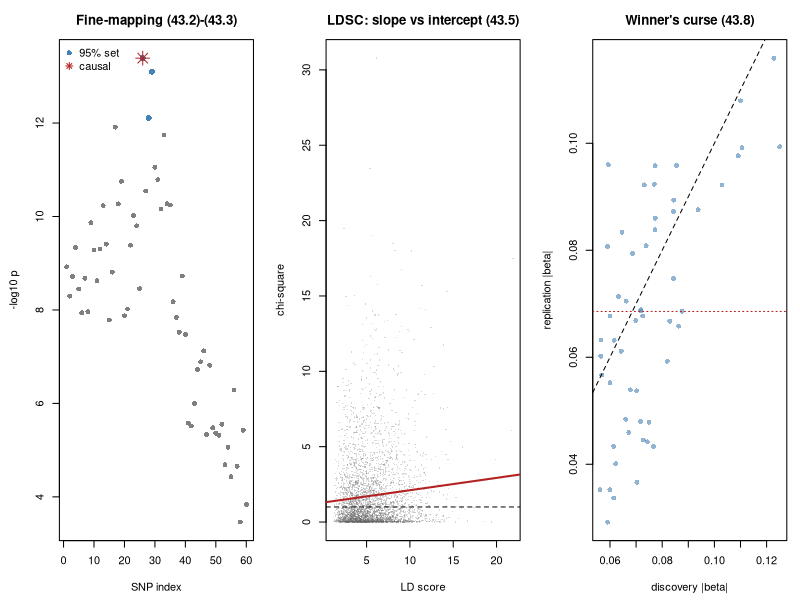

This chart was generated by the following R code:
#' ---
#' title: "Applied 43 - Fine-mapping, colocalisation, and heritability"
#' output: html_document
#' ---
#'
#' **Curriculum link:** `stats.md` -> Topic 43, equations (43.1)-(43.8)
#' **Core modules used:** 08, 32, 33, 24
#'
#' ## Dataset card
#'
#' | | |
#' |---|---|
#' | **Real analogue** | A GWAS locus taken forward: fine-mapping, eQTL colocalisation, LDSC, MR |
#' | **Key threats** | LD, the single-causal assumption, confounding vs polygenicity, invalid instruments, winner's curse |
#' | **Here** | Simulated genotypes with realistic LD and a known causal variant |
#'
#' ## What module 34 left unfinished
#'
#' Module 24 found associated loci and stopped. This module does the four
#' things that come next, and each one rests on an assumption worth stating
#' out loud.

#+ setup, message = FALSE
MODULE_NAME <- "43_advanced_statistical_genetics"
OUT <- file.path(Sys.getenv("STATS_OUT", unset = "results"), MODULE_NAME)
dir.create(OUT, recursive = TRUE, showWarnings = FALSE)
header <- function(txt) cat("\n", strrep("=", 72), "\n", txt, "\n",
                            strrep("=", 72), "\n", sep = "")
set.seed(43)

#' ## 1. A locus with linkage disequilibrium

#+ locus
header("1. Simulating a locus with realistic linkage disequilibrium")
#' An AR(1) LD structure: correlation decays with distance along the locus.
simulate_locus <- function(n = 6000, n_snp = 60, causal = 26, beta = 0.16,
                           rho = 0.99, seed = 0) {
  set.seed(seed)
  idx <- seq_len(n_snp)
  Sigma <- rho^abs(outer(idx, idx, "-"))
  L <- chol(Sigma + 1e-8 * diag(n_snp))
  liab <- matrix(rnorm(n * n_snp), n) %*% L
  maf <- runif(n_snp, 0.15, 0.45)
  G <- sweep(liab, 2, qnorm(1 - maf), ">") +
    sweep(liab, 2, qnorm(1 - maf / 3), ">")
  G <- matrix(as.numeric(G), n)
  list(G = G, y = beta * G[, causal] + rnorm(n), causal = causal,
       Sigma = Sigma)
}
Lo <- simulate_locus(seed = 1)
G <- Lo$G; y <- Lo$y; CAUSAL <- Lo$causal; Sigma <- Lo$Sigma
n <- nrow(G); n_snp <- ncol(G)
#' Marginal scan: one simple regression per SNP, as a GWAS does.
scan_locus <- function(G, y) {
  res <- t(apply(G, 2, function(g) summary(lm(y ~ g))$coefficients[2, c(1, 2, 4)]))
  list(b = res[, 1], s = res[, 2], p = res[, 3])
}
S1 <- scan_locus(G, y)
beta_hat <- S1$b; se_hat <- S1$s; p_hat <- S1$p
lead <- which.min(p_hat)
cat(sprintf("  %d individuals, %d SNPs, causal variant at index %d\n", n,
            n_snp, CAUSAL))
cat(sprintf("  lead SNP (smallest p) is index %d, p = %.2e\n", lead,
            p_hat[lead]))
cat(sprintf("  correlation between lead and causal: r = %.3f\n",
            Sigma[lead, CAUSAL]))
cat(sprintf("  SNPs with p < 5e-8: %d\n", sum(p_hat < 5e-8)))
cat("\n  The whole LD block clears genome-wide significance, so the locus is
  unambiguous but the VARIANT is not. Whether the lead SNP happens to be the
  causal one is partly luck, which a single dataset cannot show you. Section 2
  repeats the experiment to measure it.\n")

#' ## 2. Fine-mapping, eq. (43.1)-(43.3)
#'
#' $$\text{ABF}_j=\sqrt{1-r}\,\exp\!\left(\frac{z_j^2 r}{2}\right),\quad
#'   r=\frac{W}{se_j^2+W} \qquad (43.1)$$
#' $$\text{PIP}_j=\text{ABF}_j/\textstyle\sum_k \text{ABF}_k \qquad (43.2)$$

#+ finemap
header("2. Approximate Bayes factors and credible sets (43.1)-(43.3)")
#' Wakefield's ABF. W is the prior variance of the effect.
abf <- function(beta, se, W = 0.04) {
  z2 <- (beta / se)^2
  r_ <- W / (se^2 + W)
  sqrt(1 - r_) * exp(z2 * r_ / 2)
}
#' Eq. (43.3): smallest set whose PIPs sum to `level`.
credible_set <- function(pip, level = 0.95) {
  o <- order(pip, decreasing = TRUE)
  k <- which(cumsum(pip[o]) >= level)[1]
  o[seq_len(k)]
}
bf <- abf(beta_hat, se_hat)
pip <- bf / sum(bf)                                   # eq. (43.2)
cs <- credible_set(pip)
cat(sprintf("  %-7s%11s%13s%13s\n", "SNP", "p", "PIP (43.2)", "in 95% set"))
for (j in order(pip, decreasing = TRUE)[1:6])
  cat(sprintf("  %-7d%11.2e%13.3f%13s\n", j, p_hat[j], pip[j],
              if (j %in% cs) "yes" else "no"))
cat(sprintf("\n  95%% credible set: %d variants, %s the causal variant\n",
            length(cs), if (CAUSAL %in% cs) "contains" else "MISSES"))
cat(sprintf("  PIP of the true causal variant: %.3f\n", pip[CAUSAL]))
cat(sprintf("  PIP of the lead SNP: %.3f\n", pip[lead]))
cat("\n  Now repeat the whole experiment 20 times, which is the only way to
  see how often the lead SNP is the right one:\n\n")
sizes <- pips <- numeric(20); hits <- leadok <- 0
for (i in 1:20) {
  Li <- simulate_locus(seed = 400 + i)
  Si <- scan_locus(Li$G, Li$y)
  pp <- abf(Si$b, Si$s); pp <- pp / sum(pp)
  cs_ <- credible_set(pp)
  sizes[i] <- length(cs_); pips[i] <- pp[Li$causal]
  hits <- hits + (Li$causal %in% cs_)
  leadok <- leadok + (which.min(Si$p) == Li$causal)
}
cat(sprintf("  %-40s%12.1f\n", "mean 95% credible set size", mean(sizes)))
cat(sprintf("  %-40s%11.0f%%\n", "set contains the causal variant",
            100 * hits / 20))
cat(sprintf("  %-40s%11.0f%%\n", "LEAD SNP is the causal variant",
            100 * leadok / 20))
cat(sprintf("  %-40s%12.3f\n", "mean PIP of the causal variant", mean(pips)))
cat("\n  The set nearly always contains the causal variant, and the lead SNP
  is it only some of the time. Reporting a short set is therefore honest in a
  way that naming the top hit is not.\n")

#' ### 2b. The harder, and more common, case: the causal variant is untyped
#'
#' Arrays genotype a subset of variants, so the true causal one is frequently
#' absent and represented only by proxies in LD with it.

#+ untyped
header("2b. When the causal variant is not on the array")
sizes2 <- numeric(20)
for (i in 1:20) {
  Li <- simulate_locus(seed = 400 + i)
  keep <- setdiff(seq_len(ncol(Li$G)), Li$causal)     # drop the causal SNP
  Si <- scan_locus(Li$G[, keep], Li$y)
  pp <- abf(Si$b, Si$s); pp <- pp / sum(pp)
  sizes2[i] <- length(credible_set(pp))
}
cat(sprintf("  %-40s%12.1f\n", "mean set size, causal variant TYPED",
            mean(sizes)))
cat(sprintf("  %-40s%12.1f\n", "mean set size, causal variant UNTYPED",
            mean(sizes2)))
cat("\n  With the causal variant absent, the credible set roughly doubles and
  its posterior probability is spread over proxies, none of which is the
  answer. The method cannot tell you this has happened: it reports a set with
  the usual 95% label, and every variant in it is innocent.

  That is the honest reading of a credible set. It is a statement about which
  TYPED variants are compatible with the data, not a guarantee that the causal
  variant is among them.

  Note the assumption behind all of it. Eqs. (43.1)-(43.3) assume EXACTLY ONE
  causal variant in the locus. If two variants act independently, the
  single-causal PIPs are wrong, and methods such as SuSiE that allow several
  are needed. Problem 2 breaks exactly this assumption.\n")

#' ## 3. Colocalisation, eq. (43.4)

#+ coloc
header("3. Do two traits share a causal variant? (43.4)")
#' Posterior over the five hypotheses, eq. (43.4).
coloc <- function(b1, s1, b2, s2, p1 = 1e-4, p2 = 1e-4, p12 = 1e-5) {
  a1 <- abf(b1, s1); a2 <- abf(b2, s2)
  H1 <- p1 * sum(a1)
  H2 <- p2 * sum(a2)
  H3 <- p1 * p2 * (sum(a1) * sum(a2) - sum(a1 * a2))
  H4 <- p12 * sum(a1 * a2)
  v <- c(1, H1, H2, H3, H4)
  v / sum(v)
}
set.seed(4301)
y2_shared <- 0.14 * G[, CAUSAL] + rnorm(n)      # shares the causal variant
other <- CAUSAL + 12
y3_distinct <- 0.14 * G[, other] + rnorm(n)     # different variant, same block
for (z in list(list("shares the causal variant", y2_shared),
               list("different variant, same block", y3_distinct))) {
  S2 <- scan_locus(G, z[[2]])
  post <- coloc(beta_hat, se_hat, S2$b, S2$s)
  cat(sprintf("  %s\n", z[[1]]))
  cat(sprintf("    P(H0 none)=%.3f  P(H1 trait1 only)=%.3f  P(H2 trait2 only)=%.3f\n",
              post[1], post[2], post[3]))
  cat(sprintf("    P(H3 distinct variants)=%.3f  P(H4 SHARED variant)=%.3f\n\n",
              post[4], post[5]))
}
cat("  H4 is high when the traits genuinely share a variant and H3 takes over
  when they do not, which is the intended behaviour.

  The practical hazard is that strong LD makes H3 and H4 hard to separate, and
  a modest posterior for H3 is frequently reported as if it supported sharing.
  Read all five numbers, and treat colocalisation as evidence about a LOCUS,
  not proof of a mechanism.\n")

#' ## 4. Polygenicity or confounding? LDSC, eq. (43.5)-(43.6)
#'
#' $$\mathbb{E}[\chi^2_j]=\frac{N h^2}{M}\ell_j+1+Na \qquad (43.5)$$
#' $$\hat h^2=\hat b_{slope}\,M/N \qquad (43.6)$$

#+ ldsc
header("4. LD score regression separates the two causes of inflation (43.5)")
#' M is the number of causal variants GENOME-WIDE, not the number we simulate.
#' Using the simulated count here is a common slip and inflates chi-squares by
#' orders of magnitude.
M_GENOME <- 1e6
N <- 200000
ldsc_sim <- function(n = N, n_snp = 4000, h2 = 0.35, confound = 0, seed = 0) {
  set.seed(seed)
  ld <- rgamma(n_snp, 3.0, scale = 1.5) + 1.0   # how many variants each tags
  expected <- n * h2 / M_GENOME * ld + 1.0 + confound
  list(chi2 = expected * rchisq(n_snp, 1), ld = ld)
}
cat("  averaged over 30 replicate GWAS, N = 200,000\n\n")
cat(sprintf("  %-34s%11s%12s%11s%11s\n", "scenario", "lambda_GC",
            "LDSC slope", "h2 (43.6)", "intercept"))
for (z in list(list("no signal, no confounding", 0.0, 0.0),
               list("polygenic, no confounding", 0.35, 0.0),
               list("no signal, stratification", 0.0, 0.35),
               list("polygenic AND stratified", 0.35, 0.35))) {
  acc <- t(sapply(1:30, function(i) {
    L2 <- ldsc_sim(h2 = z[[2]], confound = z[[3]], seed = 3000 + i)
    cf <- coef(lm(L2$chi2 ~ L2$ld))
    c(median(L2$chi2) / qchisq(0.5, 1), cf[2], cf[2] * M_GENOME / N, cf[1])
  }))
  m <- colMeans(acc)
  cat(sprintf("  %-34s%11.3f%12.5f%11.3f%11.3f\n", z[[1]], m[1], m[2], m[3],
              m[4]))                                     # eq. (43.6)
}
cat(sprintf("\n  true h2 is 0.35 in the polygenic rows; the true intercept is
  1.00 without stratification and 1.35 with it.\n"))
cat("\n  Read the lambda column first: it is elevated in BOTH the polygenic
  row and the stratified row, and cannot tell them apart. That is the
  limitation Module 24 flagged and could not resolve.

  The LDSC columns resolve it. The SLOPE responds to heritability, because
  real polygenic signal accumulates in proportion to how many variants a SNP
  tags. The INTERCEPT responds to confounding, which inflates every SNP
  equally regardless of its LD score.

  So an intercept near 1 with a large slope is a genuinely polygenic trait; an
  intercept well above 1 is a warning about population structure or cryptic
  relatedness, whatever lambda says.\n")

#' ## 5. Mendelian randomisation with invalid instruments, eq. (43.7)

#+ mr
header("5. IVW, Egger, weighted median and mode (43.7)")
mr_estimators <- function(bx, sx, by, sy) {
  w <- 1 / sy^2
  ivw <- sum(w * bx * by) / sum(w * bx^2)                    # eq. (24.9)
  eg <- coef(lm(by ~ bx, weights = w))      # MR-Egger: WITH an intercept
  ratio <- by / bx                          # per-instrument ratio estimates
  rw <- bx^2 / sy^2
  o <- order(ratio)
  cw <- cumsum(rw[o]) / sum(rw)
  med <- ratio[o][which(cw >= 0.5)[1]]
  grid <- seq(min(ratio), max(ratio), length.out = 512)
  dens <- rowSums(exp(-0.5 * (outer(grid, ratio, "-") / 0.08)^2))
  c(ivw = ivw, egger = eg[2], egger_int = eg[1], median = med,
    mode = grid[which.max(dens)])
}
TRUE_CAUSAL <- 0.30
cat(sprintf("  true causal effect = %.2f\n\n", TRUE_CAUSAL))
cat(sprintf("  %-32s%9s%9s%11s%10s%9s\n", "instruments", "IVW", "Egger",
            "Egger int", "W median", "mode"))
for (z in list(list("all valid", 0, 0.0),
               list("30% invalid, balanced", 9, 0.0),
               list("30% invalid, directional", 9, 0.18))) {
  set.seed(64)
  K <- 30
  bx <- runif(K, 0.10, 0.28)                # instrument-exposure effects
  sx <- rep(0.012, K)
  pleio <- rep(0, K)
  if (z[[2]] > 0) {
    who <- sample(K, z[[2]])
    pleio[who] <- rnorm(z[[2]], z[[3]], 0.12)
  }
  by <- TRUE_CAUSAL * bx + pleio + rnorm(K, 0, 0.012)
  m <- mr_estimators(bx, sx, by, rep(0.012, K))
  cat(sprintf("  %-32s%9.3f%9.3f%11.3f%10.3f%9.3f\n", z[[1]], m[1], m[2],
              m[3], m[4], m[5]))
}
cat("\n  With valid instruments everything agrees, which is the case where the
  choice does not matter.

  With BALANCED pleiotropy, IVW stays roughly unbiased because the invalid
  effects cancel. With DIRECTIONAL pleiotropy it is badly biased, and the
  Egger intercept moves away from zero, which is precisely what it is for.

  The estimators are ordered by the strength of what they assume: IVW needs
  every instrument valid, the weighted median needs over half the weight
  valid, and the mode needs only that the valid ones form the largest cluster.
  Weaker assumptions cost precision, so report all of them. Agreement is the
  evidence; a single estimator is a choice you have not justified.\n")

#' ## 6. Winner's curse, eq. (43.8)
#'
#' $$\mathbb{E}[\hat\beta\mid |\hat\beta/se|>c]>\beta \qquad (43.8)$$

#+ winners-curse
header("6. Effects estimated in the data that selected them (43.8)")
set.seed(71)
M_SNP <- 20000; N_DISC <- 8000
true_b <- rep(0, M_SNP)
causal_idx <- sample(M_SNP, 400)
true_b[causal_idx] <- rnorm(400, 0, 0.035)
se_d <- 1 / sqrt(N_DISC)
b_disc <- true_b + rnorm(M_SNP, 0, se_d)
b_rep <- true_b + rnorm(M_SNP, 0, se_d)        # independent replication
for (tz in c(4.0, 5.0, 5.45)) {
  sel <- abs(b_disc / se_d) > tz
  if (sum(sel) < 5) next
  cat(sprintf("  |z| > %.2f: %4d selected   discovery |b| = %.4f   replication |b| = %.4f   true |b| = %.4f\n",
              tz, sum(sel), mean(abs(b_disc[sel])), mean(abs(b_rep[sel])),
              mean(abs(true_b[sel]))))
}
cat("\n  The replication estimate is consistently smaller than the discovery
  estimate, and the truth is smaller still. Nothing failed to replicate: the
  discovery estimate was inflated by the act of selection (43.8).

  Two consequences worth carrying. Replication studies powered on the
  discovery effect size are systematically underpowered. And polygenic scores
  built with discovery weights over-fit, which is why PRS weights must be
  shrunk or re-estimated in independent data.\n")

#' ## 7. Figure

#+ figure, fig.width = 13, fig.height = 4.5
png(file.path(OUT, "statistical_genetics.png"), width = 1300, height = 450)
par(mfrow = c(1, 3), mar = c(4.5, 4.5, 3, 1))
plot(seq_len(n_snp), -log10(p_hat), pch = 16, col = "grey50",
     xlab = "SNP index", ylab = "-log10 p",
     main = "Fine-mapping (43.2)-(43.3)")
points(cs, -log10(p_hat[cs]), pch = 16, col = "steelblue", cex = 1.2)
points(CAUSAL, -log10(p_hat[CAUSAL]), pch = 8, col = "firebrick", cex = 2)
legend("topleft", c("95% set", "causal"), pch = c(16, 8), bty = "n",
       col = c("steelblue", "firebrick"))
L3 <- ldsc_sim(h2 = 0.35, confound = 0.35, seed = 9)
plot(L3$ld, L3$chi2, pch = 16, cex = 0.3, col = adjustcolor("grey40", 0.25),
     xlab = "LD score", ylab = "chi-square",
     main = "LDSC: slope vs intercept (43.5)")
abline(lm(L3$chi2 ~ L3$ld), col = "firebrick", lwd = 2)
abline(h = 1, lty = 2)
sel5 <- abs(b_disc / se_d) > 5.0
plot(abs(b_disc[sel5]), abs(b_rep[sel5]), pch = 16,
     col = adjustcolor("steelblue", 0.6), xlab = "discovery |beta|",
     ylab = "replication |beta|", main = "Winner's curse (43.8)")
abline(0, 1, lty = 2)
abline(h = mean(abs(b_rep[sel5])), col = "firebrick", lty = 3)
invisible(dev.off())
cat("\nFigure written to", file.path(OUT, "statistical_genetics.png"), "\n")

#' # PROBLEMS
#'
#' ### Problem 1: What makes a credible set small?
#'
#' Vary the LD strength and the sample size, and see which one shrinks the
#' credible set.

## ---- YOUR CODE HERE ----------------------------------------------------

## ---- SOLUTION (uncomment to check) -------------------------------------
# cat(sprintf("  %-9s%8s%11s%18s%16s%17s\n", "LD rho", "n", "set size",
#             "contains causal", "PIP of causal", "lead is causal"))
# for (rho in c(0.70, 0.92, 0.98)) {
#   for (n_ in c(3000, 12000)) {
#     sizes <- pips <- numeric(12); hits <- leadok <- 0
#     for (i in 1:12) {
#       Li <- simulate_locus(n = n_, rho = rho, seed = 300 + i)
#       Si <- scan_locus(Li$G, Li$y)
#       pp <- abf(Si$b, Si$s); pp <- pp / sum(pp)
#       cs_ <- credible_set(pp)
#       sizes[i] <- length(cs_); pips[i] <- pp[Li$causal]
#       hits <- hits + (Li$causal %in% cs_)
#       leadok <- leadok + (which.min(Si$p) == Li$causal)
#     }
#     cat(sprintf("  %-9.2f%8d%11.1f%17.0f%%%16.3f%16.0f%%\n", rho, n_,
#                 mean(sizes), 100 * hits / 12, mean(pips), 100 * leadok / 12))
#   }
# }
#
# ## Two levers, and they do different things. More SAMPLES sharpen the PIPs
# ## and shrink the set, because the association signal is estimated more
# ## precisely. Stronger LD widens the set, because more variants are
# ## statistically indistinguishable from the causal one no matter how much
# ## data you have.
# ##
# ## The last column is the point of the exercise: the lead SNP is frequently
# ## not the causal variant, and its being lead is partly luck. A credible set
# ## reports that honestly. This is why fine-mapping results are given as sets
# ## and why functional follow-up should target the set, not the top hit.

#' ### Problem 2: Break the single-causal-variant assumption
#'
#' Put TWO independent causal variants in the locus and see what the
#' single-causal fine-mapping does.

## ---- YOUR CODE HERE ----------------------------------------------------

## ---- SOLUTION (uncomment to check) -------------------------------------
# set.seed(88)
# idx <- 1:60
# Sg <- 0.92^abs(outer(idx, idx, "-"))
# L2 <- chol(Sg + 1e-8 * diag(60))
# for (z in list(list(30, "two causals, far apart (low LD)"),
#                list(6, "two causals, close (high LD)"))) {
#   c1 <- 15; c2 <- 15 + z[[1]]
#   hits1 <- hits2 <- 0; sizes <- numeric(12)
#   for (i in 1:12) {
#     liab <- matrix(rnorm(6000 * 60), 6000) %*% L2
#     Gx <- matrix(as.numeric(liab > qnorm(0.7)), 6000)
#     yx <- 0.16 * Gx[, c1] + 0.16 * Gx[, c2] + rnorm(6000)
#     Sx <- scan_locus(Gx, yx)
#     pp <- abf(Sx$b, Sx$s); pp <- pp / sum(pp)
#     cs_ <- credible_set(pp)
#     sizes[i] <- length(cs_)
#     hits1 <- hits1 + (c1 %in% cs_); hits2 <- hits2 + (c2 %in% cs_)
#   }
#   cat(sprintf("  %s\n", z[[2]]))
#   cat(sprintf("    mean set size %.1f, contains causal 1 %.0f%%, contains causal 2 %.0f%%\n",
#               mean(sizes), 100 * hits1 / 12, 100 * hits2 / 12))
# }
#
# ## When the two causal variants are far apart in LD, the single-causal model
# ## concentrates on one of them and the credible set frequently MISSES the
# ## other entirely. The 95% claim is about a model with one causal variant,
# ## and that model is false here, so the coverage claim does not apply.
# ##
# ## When they are close, the set tends to cover the region containing both,
# ## so the failure is less visible but the PIPs are still not interpretable
# ## as per-variant probabilities.
# ##
# ## This is why SuSiE and FINEMAP allow multiple credible sets. If you use a
# ## single-causal method, say so, and check whether conditioning on the lead
# ## SNP leaves a second independent signal.

#' ### Problem 3: Winner's curse and replication power
#'
#' Design a replication study powered on the discovery effect size, then
#' measure how often it actually replicates.

## ---- YOUR CODE HERE ----------------------------------------------------

## ---- SOLUTION (uncomment to check) -------------------------------------
# sel <- abs(b_disc / se_d) > 5.0
# b_sel <- abs(b_disc[sel]); b_true_sel <- abs(true_b[sel])
# cat(sprintf("  %d variants selected at |z| > 5\n\n", sum(sel)))
# cat(sprintf("  %-26s%13s%11s%15s\n", "powered on", "assumed |b|",
#             "n needed", "actual power"))
# for (z in list(list("discovery estimate", mean(b_sel)),
#                list("truth (unknowable)", mean(b_true_sel)))) {
#   n_need <- floor(((1.96 + 0.84) / z[[2]])^2)   # 80% power, alpha = 0.05
#   se_r <- 1 / sqrt(n_need)
#   pw <- mean(b_true_sel / se_r > 1.96)   # power against the TRUE effects
#   cat(sprintf("  %-26s%13.4f%11s%14.1f%%\n", z[[1]], z[[2]],
#               format(n_need, big.mark = ","), 100 * pw))
# }
#
# ## Powering the replication on the discovery estimate produces a study that
# ## is far short of 80% power, because the effect it was designed to detect
# ## is larger than the effect that exists. Roughly half the "failures to
# ## replicate" in such a design are failures of the design.
# ##
# ## Two practical responses. Shrink the discovery estimate before powering,
# ## using a winner's-curse correction or simply the lower bound of its
# ## confidence interval. And when a replication fails, compare the two
# ## CONFIDENCE INTERVALS rather than the two p-values: overlapping intervals
# ## with a smaller replication point estimate is the signature of selection,
# ## not of a false original finding.

#' ## What to take away
#'
#' 1. The lead SNP is often not the causal one, and if the causal variant is
#'    untyped it is not in the set at all. Report a **credible set** (43.3), and
#'    state the single-causal assumption it rests on.
#' 2. **Colocalisation** (43.4) has five hypotheses. Read all of them; LD
#'    makes H3 and H4 hard to separate.
#' 3. $\lambda_{GC}$ cannot distinguish polygenicity from confounding. The
#'    LDSC **slope** gives heritability, the **intercept** gives confounding
#'    (43.5).
#' 4. In MR, report IVW, Egger, weighted median and mode together. They assume
#'    progressively less and cost progressively more precision (43.7).
#' 5. **Winner's curse** (43.8) inflates discovery effects, underpowers
#'    replications, and over-fits polygenic scores.
#'
#' **Next:** `44_power_and_design_for_omics.R`
